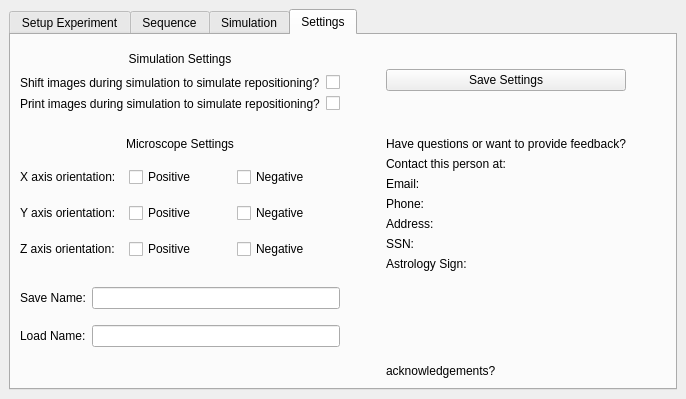
<?xml version="1.0" encoding="UTF-8"?>
<ui version="4.0">
 <class>MainWindow</class>
 <widget class="QMainWindow" name="MainWindow">
  <property name="geometry">
   <rect>
    <x>0</x>
    <y>0</y>
    <width>603</width>
    <height>348</height>
   </rect>
  </property>
  <property name="windowTitle">
   <string>Root Tracker v2.0</string>
  </property>
  <widget class="QWidget" name="centralwidget">
   <layout class="QGridLayout" name="gridLayout_7">
    <item row="1" column="0">
     <layout class="QGridLayout" name="gridLayout">
      <item row="0" column="1">
       <widget class="QTabWidget" name="tabWidget">
        <property name="tabShape">
         <enum>QTabWidget::Rounded</enum>
        </property>
        <property name="currentIndex">
         <number>3</number>
        </property>
        <widget class="QWidget" name="setup">
         <attribute name="title">
          <string>Setup Experiment</string>
         </attribute>
         <layout class="QGridLayout" name="gridLayout_2">
          <item row="0" column="0">
           <layout class="QVBoxLayout" name="verticalLayout">
            <item>
             <widget class="QLabel" name="label_10">
              <property name="text">
               <string>Saved Configurations</string>
              </property>
              <property name="alignment">
               <set>Qt::AlignCenter</set>
              </property>
              <property name="wordWrap">
               <bool>false</bool>
              </property>
             </widget>
            </item>
           </layout>
          </item>
          <item row="1" column="0">
           <layout class="QGridLayout" name="gridLayout_5">
            <item row="0" column="0">
             <widget class="QTreeWidget" name="treeWidget">
              <column>
               <property name="text">
                <string>File</string>
               </property>
              </column>
              <column>
               <property name="text">
                <string>Date Modified</string>
               </property>
              </column>
             </widget>
            </item>
           </layout>
          </item>
          <item row="4" column="1" rowspan="3">
           <layout class="QHBoxLayout" name="horizontalLayout" stretch="0,0">
            <item>
             <widget class="QPushButton" name="save">
              <property name="text">
               <string>Save Settings</string>
              </property>
             </widget>
            </item>
            <item>
             <widget class="QPushButton" name="clear">
              <property name="text">
               <string>Clear Settings</string>
              </property>
             </widget>
            </item>
           </layout>
          </item>
          <item row="0" column="1" rowspan="2">
           <layout class="QGridLayout" name="gridLayout_6">
            <item row="10" column="1">
             <widget class="QComboBox" name="comboBox">
              <item>
               <property name="text">
                <string>Point matching image registration (PMIR)</string>
               </property>
              </item>
              <item>
               <property name="text">
                <string>Center of mass registration (CMOR)</string>
               </property>
              </item>
              <item>
               <property name="text">
                <string>Trained root mean square registration (RMSR)</string>
               </property>
              </item>
             </widget>
            </item>
            <item row="5" column="0">
             <widget class="QLabel" name="label_6">
              <property name="text">
               <string>Image Width:</string>
              </property>
              <property name="buddy">
               <cstring>width</cstring>
              </property>
             </widget>
            </item>
            <item row="8" column="1">
             <widget class="QLineEdit" name="specimennum">
              <property name="sizePolicy">
               <sizepolicy hsizetype="Minimum" vsizetype="Fixed">
                <horstretch>0</horstretch>
                <verstretch>0</verstretch>
               </sizepolicy>
              </property>
             </widget>
            </item>
            <item row="7" column="1">
             <widget class="QLineEdit" name="timestamps">
              <property name="sizePolicy">
               <sizepolicy hsizetype="Minimum" vsizetype="Fixed">
                <horstretch>0</horstretch>
                <verstretch>0</verstretch>
               </sizepolicy>
              </property>
             </widget>
            </item>
            <item row="3" column="0">
             <widget class="QLabel" name="label_7">
              <property name="text">
               <string>XY Pixel Res:</string>
              </property>
              <property name="buddy">
               <cstring>xyres</cstring>
              </property>
             </widget>
            </item>
            <item row="7" column="0">
             <widget class="QLabel" name="label_3">
              <property name="text">
               <string>Time Stamps:</string>
              </property>
              <property name="buddy">
               <cstring>timestamps</cstring>
              </property>
             </widget>
            </item>
            <item row="0" column="1">
             <widget class="QLineEdit" name="config">
              <property name="sizePolicy">
               <sizepolicy hsizetype="Expanding" vsizetype="Fixed">
                <horstretch>0</horstretch>
                <verstretch>0</verstretch>
               </sizepolicy>
              </property>
             </widget>
            </item>
            <item row="9" column="0" colspan="2">
             <widget class="QPushButton" name="pushButton">
              <property name="text">
               <string>Specimen Configurations</string>
              </property>
             </widget>
            </item>
            <item row="3" column="1">
             <widget class="QLineEdit" name="xyres">
              <property name="sizePolicy">
               <sizepolicy hsizetype="Minimum" vsizetype="Fixed">
                <horstretch>0</horstretch>
                <verstretch>0</verstretch>
               </sizepolicy>
              </property>
             </widget>
            </item>
            <item row="8" column="0">
             <widget class="QLabel" name="label_2">
              <property name="text">
               <string>Number of Specimen(s):</string>
              </property>
              <property name="buddy">
               <cstring>specimennum</cstring>
              </property>
             </widget>
            </item>
            <item row="6" column="0">
             <widget class="QLabel" name="label_5">
              <property name="text">
               <string>Image Height:</string>
              </property>
              <property name="buddy">
               <cstring>height</cstring>
              </property>
             </widget>
            </item>
            <item row="1" column="1">
             <widget class="QLineEdit" name="thresh">
              <property name="sizePolicy">
               <sizepolicy hsizetype="Minimum" vsizetype="Fixed">
                <horstretch>0</horstretch>
                <verstretch>0</verstretch>
               </sizepolicy>
              </property>
             </widget>
            </item>
            <item row="5" column="2">
             <widget class="QLabel" name="label_27">
              <property name="text">
               <string>Px</string>
              </property>
             </widget>
            </item>
            <item row="10" column="0">
             <widget class="QLabel" name="label_25">
              <property name="text">
               <string>Registration Method:</string>
              </property>
              <property name="buddy">
               <cstring>comboBox</cstring>
              </property>
             </widget>
            </item>
            <item row="0" column="0">
             <widget class="QLabel" name="label">
              <property name="text">
               <string>Configuration  Name:</string>
              </property>
              <property name="buddy">
               <cstring>config</cstring>
              </property>
             </widget>
            </item>
            <item row="6" column="2">
             <widget class="QLabel" name="label_32">
              <property name="text">
               <string>Px</string>
              </property>
             </widget>
            </item>
            <item row="4" column="1">
             <widget class="QLineEdit" name="imagefreq">
              <property name="sizePolicy">
               <sizepolicy hsizetype="Minimum" vsizetype="Fixed">
                <horstretch>0</horstretch>
                <verstretch>0</verstretch>
               </sizepolicy>
              </property>
             </widget>
            </item>
            <item row="6" column="1">
             <widget class="QLineEdit" name="height">
              <property name="sizePolicy">
               <sizepolicy hsizetype="Minimum" vsizetype="Fixed">
                <horstretch>0</horstretch>
                <verstretch>0</verstretch>
               </sizepolicy>
              </property>
             </widget>
            </item>
            <item row="2" column="1">
             <widget class="QLineEdit" name="zres">
              <property name="sizePolicy">
               <sizepolicy hsizetype="Minimum" vsizetype="Fixed">
                <horstretch>0</horstretch>
                <verstretch>0</verstretch>
               </sizepolicy>
              </property>
             </widget>
            </item>
            <item row="2" column="0">
             <widget class="QLabel" name="label_8">
              <property name="text">
               <string>Z Axial Res:</string>
              </property>
              <property name="buddy">
               <cstring>zres</cstring>
              </property>
             </widget>
            </item>
            <item row="1" column="0">
             <widget class="QLabel" name="label_9">
              <property name="text">
               <string>16 bit Threshold:</string>
              </property>
              <property name="buddy">
               <cstring>thresh</cstring>
              </property>
             </widget>
            </item>
            <item row="5" column="1">
             <widget class="QLineEdit" name="width">
              <property name="sizePolicy">
               <sizepolicy hsizetype="Minimum" vsizetype="Fixed">
                <horstretch>0</horstretch>
                <verstretch>0</verstretch>
               </sizepolicy>
              </property>
             </widget>
            </item>
            <item row="4" column="0">
             <widget class="QLabel" name="label_4">
              <property name="text">
               <string>Image Frequency:</string>
              </property>
              <property name="buddy">
               <cstring>imagefreq</cstring>
              </property>
             </widget>
            </item>
            <item row="4" column="2">
             <widget class="QComboBox" name="comboBox_2">
              <item>
               <property name="text">
                <string>Secs</string>
               </property>
              </item>
              <item>
               <property name="text">
                <string>Mins</string>
               </property>
              </item>
              <item>
               <property name="text">
                <string>Hrs</string>
               </property>
              </item>
             </widget>
            </item>
            <item row="2" column="2">
             <widget class="QComboBox" name="comboBox_3">
              <item>
               <property name="text">
                <string>nm</string>
               </property>
              </item>
              <item>
               <property name="text">
                <string>um</string>
               </property>
              </item>
              <item>
               <property name="text">
                <string>mm</string>
               </property>
              </item>
             </widget>
            </item>
            <item row="3" column="2">
             <widget class="QComboBox" name="comboBox_4">
              <item>
               <property name="text">
                <string>nm</string>
               </property>
              </item>
              <item>
               <property name="text">
                <string>um</string>
               </property>
              </item>
              <item>
               <property name="text">
                <string>mm</string>
               </property>
              </item>
             </widget>
            </item>
           </layout>
          </item>
         </layout>
        </widget>
        <widget class="QWidget" name="sequence">
         <attribute name="title">
          <string>Sequence</string>
         </attribute>
        </widget>
        <widget class="QWidget" name="simulation">
         <attribute name="title">
          <string>Simulation</string>
         </attribute>
        </widget>
        <widget class="QWidget" name="settings">
         <attribute name="title">
          <string>Settings</string>
         </attribute>
         <layout class="QGridLayout" name="gridLayout_4">
          <item row="7" column="2">
           <spacer name="verticalSpacer_2">
            <property name="orientation">
             <enum>Qt::Vertical</enum>
            </property>
            <property name="sizeType">
             <enum>QSizePolicy::Fixed</enum>
            </property>
            <property name="sizeHint" stdset="0">
             <size>
              <width>20</width>
              <height>80</height>
             </size>
            </property>
           </spacer>
          </item>
          <item row="1" column="1">
           <spacer name="horizontalSpacer">
            <property name="orientation">
             <enum>Qt::Horizontal</enum>
            </property>
            <property name="sizeType">
             <enum>QSizePolicy::Fixed</enum>
            </property>
            <property name="sizeHint" stdset="0">
             <size>
              <width>40</width>
              <height>20</height>
             </size>
            </property>
           </spacer>
          </item>
          <item row="1" column="3">
           <spacer name="horizontalSpacer_3">
            <property name="orientation">
             <enum>Qt::Horizontal</enum>
            </property>
            <property name="sizeType">
             <enum>QSizePolicy::Fixed</enum>
            </property>
            <property name="sizeHint" stdset="0">
             <size>
              <width>40</width>
              <height>10</height>
             </size>
            </property>
           </spacer>
          </item>
          <item row="6" column="2">
           <layout class="QVBoxLayout" name="verticalLayout_7">
            <item>
             <widget class="QLabel" name="label_19">
              <property name="text">
               <string>Contact this person at:</string>
              </property>
             </widget>
            </item>
            <item>
             <widget class="QLabel" name="label_20">
              <property name="text">
               <string>Email:</string>
              </property>
             </widget>
            </item>
            <item>
             <widget class="QLabel" name="label_21">
              <property name="text">
               <string>Phone:</string>
              </property>
             </widget>
            </item>
            <item>
             <widget class="QLabel" name="label_23">
              <property name="text">
               <string>Address:</string>
              </property>
             </widget>
            </item>
            <item>
             <widget class="QLabel" name="label_24">
              <property name="text">
               <string>SSN:</string>
              </property>
             </widget>
            </item>
            <item>
             <widget class="QLabel" name="label_26">
              <property name="text">
               <string>Astrology Sign:</string>
              </property>
             </widget>
            </item>
           </layout>
          </item>
          <item row="3" column="0">
           <spacer name="verticalSpacer_4">
            <property name="orientation">
             <enum>Qt::Vertical</enum>
            </property>
            <property name="sizeType">
             <enum>QSizePolicy::Fixed</enum>
            </property>
            <property name="sizeHint" stdset="0">
             <size>
              <width>20</width>
              <height>20</height>
             </size>
            </property>
           </spacer>
          </item>
          <item row="0" column="0">
           <spacer name="verticalSpacer_3">
            <property name="orientation">
             <enum>Qt::Vertical</enum>
            </property>
            <property name="sizeType">
             <enum>QSizePolicy::Fixed</enum>
            </property>
            <property name="sizeHint" stdset="0">
             <size>
              <width>20</width>
              <height>5</height>
             </size>
            </property>
           </spacer>
          </item>
          <item row="8" column="0">
           <spacer name="verticalSpacer">
            <property name="orientation">
             <enum>Qt::Vertical</enum>
            </property>
            <property name="sizeType">
             <enum>QSizePolicy::Expanding</enum>
            </property>
            <property name="sizeHint" stdset="0">
             <size>
              <width>20</width>
              <height>40</height>
             </size>
            </property>
           </spacer>
          </item>
          <item row="4" column="0">
           <layout class="QVBoxLayout" name="verticalLayout_2">
            <item>
             <widget class="QLabel" name="label_14">
              <property name="text">
               <string>Microscope Settings</string>
              </property>
              <property name="alignment">
               <set>Qt::AlignCenter</set>
              </property>
             </widget>
            </item>
           </layout>
          </item>
          <item row="1" column="0">
           <layout class="QVBoxLayout" name="verticalLayout_3">
            <item>
             <widget class="QLabel" name="label_13">
              <property name="text">
               <string>Simulation Settings</string>
              </property>
              <property name="alignment">
               <set>Qt::AlignCenter</set>
              </property>
             </widget>
            </item>
           </layout>
          </item>
          <item row="1" column="2" rowspan="2">
           <layout class="QVBoxLayout" name="verticalLayout_4">
            <item>
             <widget class="QPushButton" name="pushButton_2">
              <property name="text">
               <string>Save Settings</string>
              </property>
             </widget>
            </item>
           </layout>
          </item>
          <item row="4" column="2">
           <layout class="QVBoxLayout" name="verticalLayout_5">
            <item>
             <widget class="QLabel" name="label_18">
              <property name="text">
               <string>Have questions or want to provide feedback?</string>
              </property>
             </widget>
            </item>
           </layout>
          </item>
          <item row="8" column="2">
           <widget class="QLabel" name="label_22">
            <property name="text">
             <string>acknowledgements? </string>
            </property>
           </widget>
          </item>
          <item row="6" column="0">
           <layout class="QGridLayout" name="gridLayout_3">
            <item row="1" column="1">
             <widget class="QCheckBox" name="checkBox_5">
              <property name="text">
               <string>Positive</string>
              </property>
             </widget>
            </item>
            <item row="0" column="1">
             <widget class="QCheckBox" name="checkBox_3">
              <property name="text">
               <string>Positive</string>
              </property>
             </widget>
            </item>
            <item row="1" column="2">
             <widget class="QCheckBox" name="checkBox_6">
              <property name="text">
               <string>Negative</string>
              </property>
             </widget>
            </item>
            <item row="2" column="0">
             <widget class="QLabel" name="label_17">
              <property name="text">
               <string>Z axis orientation:</string>
              </property>
             </widget>
            </item>
            <item row="0" column="0">
             <widget class="QLabel" name="label_15">
              <property name="text">
               <string>X axis orientation:</string>
              </property>
             </widget>
            </item>
            <item row="2" column="1">
             <widget class="QCheckBox" name="checkBox_7">
              <property name="text">
               <string>Positive</string>
              </property>
             </widget>
            </item>
            <item row="2" column="2">
             <widget class="QCheckBox" name="checkBox_8">
              <property name="text">
               <string>Negative</string>
              </property>
             </widget>
            </item>
            <item row="1" column="0">
             <widget class="QLabel" name="label_16">
              <property name="text">
               <string>Y axis orientation:</string>
              </property>
             </widget>
            </item>
            <item row="0" column="2">
             <widget class="QCheckBox" name="checkBox_4">
              <property name="text">
               <string>Negative</string>
              </property>
             </widget>
            </item>
           </layout>
          </item>
          <item row="2" column="0">
           <layout class="QFormLayout" name="formLayout_2">
            <item row="0" column="0">
             <widget class="QLabel" name="label_11">
              <property name="text">
               <string>Shift images during simulation to simulate repositioning?</string>
              </property>
             </widget>
            </item>
            <item row="1" column="0">
             <widget class="QLabel" name="label_12">
              <property name="text">
               <string>Print images during simulation to simulate repositioning?</string>
              </property>
             </widget>
            </item>
            <item row="0" column="1">
             <widget class="QCheckBox" name="checkBox">
              <property name="text">
               <string/>
              </property>
             </widget>
            </item>
            <item row="1" column="1">
             <widget class="QCheckBox" name="checkBox_2">
              <property name="text">
               <string/>
              </property>
             </widget>
            </item>
           </layout>
          </item>
          <item row="7" column="0">
           <layout class="QGridLayout" name="gridLayout_8">
            <item row="0" column="0">
             <widget class="QLabel" name="label_35">
              <property name="text">
               <string>Save Name:</string>
              </property>
             </widget>
            </item>
            <item row="1" column="0">
             <widget class="QLabel" name="label_36">
              <property name="text">
               <string>Load Name:</string>
              </property>
             </widget>
            </item>
            <item row="0" column="1">
             <widget class="QLineEdit" name="lineEdit"/>
            </item>
            <item row="1" column="1">
             <widget class="QLineEdit" name="lineEdit_2"/>
            </item>
           </layout>
          </item>
         </layout>
        </widget>
       </widget>
      </item>
     </layout>
    </item>
   </layout>
  </widget>
 </widget>
 <resources/>
 <connections>
  <connection>
   <sender>checkBox_3</sender>
   <signal>clicked(bool)</signal>
   <receiver>checkBox_4</receiver>
   <slot>setDisabled(bool)</slot>
   <hints>
    <hint type="sourcelabel">
     <x>131</x>
     <y>145</y>
    </hint>
    <hint type="destinationlabel">
     <x>205</x>
     <y>150</y>
    </hint>
   </hints>
  </connection>
  <connection>
   <sender>checkBox_4</sender>
   <signal>clicked(bool)</signal>
   <receiver>checkBox_3</receiver>
   <slot>setDisabled(bool)</slot>
   <hints>
    <hint type="sourcelabel">
     <x>186</x>
     <y>149</y>
    </hint>
    <hint type="destinationlabel">
     <x>129</x>
     <y>151</y>
    </hint>
   </hints>
  </connection>
  <connection>
   <sender>checkBox_5</sender>
   <signal>clicked(bool)</signal>
   <receiver>checkBox_6</receiver>
   <slot>setDisabled(bool)</slot>
   <hints>
    <hint type="sourcelabel">
     <x>128</x>
     <y>175</y>
    </hint>
    <hint type="destinationlabel">
     <x>194</x>
     <y>174</y>
    </hint>
   </hints>
  </connection>
  <connection>
   <sender>checkBox_6</sender>
   <signal>clicked(bool)</signal>
   <receiver>checkBox_5</receiver>
   <slot>setDisabled(bool)</slot>
   <hints>
    <hint type="sourcelabel">
     <x>239</x>
     <y>177</y>
    </hint>
    <hint type="destinationlabel">
     <x>136</x>
     <y>180</y>
    </hint>
   </hints>
  </connection>
  <connection>
   <sender>checkBox_7</sender>
   <signal>clicked(bool)</signal>
   <receiver>checkBox_8</receiver>
   <slot>setDisabled(bool)</slot>
   <hints>
    <hint type="sourcelabel">
     <x>134</x>
     <y>205</y>
    </hint>
    <hint type="destinationlabel">
     <x>199</x>
     <y>202</y>
    </hint>
   </hints>
  </connection>
  <connection>
   <sender>checkBox_8</sender>
   <signal>clicked(bool)</signal>
   <receiver>checkBox_7</receiver>
   <slot>setDisabled(bool)</slot>
   <hints>
    <hint type="sourcelabel">
     <x>200</x>
     <y>200</y>
    </hint>
    <hint type="destinationlabel">
     <x>146</x>
     <y>202</y>
    </hint>
   </hints>
  </connection>
  <connection>
   <sender>clear</sender>
   <signal>clicked()</signal>
   <receiver>height</receiver>
   <slot>clear()</slot>
   <hints>
    <hint type="sourcelabel">
     <x>514</x>
     <y>321</y>
    </hint>
    <hint type="destinationlabel">
     <x>527</x>
     <y>185</y>
    </hint>
   </hints>
  </connection>
  <connection>
   <sender>clear</sender>
   <signal>clicked()</signal>
   <receiver>width</receiver>
   <slot>clear()</slot>
   <hints>
    <hint type="sourcelabel">
     <x>577</x>
     <y>316</y>
    </hint>
    <hint type="destinationlabel">
     <x>566</x>
     <y>66</y>
    </hint>
   </hints>
  </connection>
  <connection>
   <sender>clear</sender>
   <signal>clicked()</signal>
   <receiver>thresh</receiver>
   <slot>clear()</slot>
   <hints>
    <hint type="sourcelabel">
     <x>503</x>
     <y>324</y>
    </hint>
    <hint type="destinationlabel">
     <x>484</x>
     <y>93</y>
    </hint>
   </hints>
  </connection>
  <connection>
   <sender>clear</sender>
   <signal>clicked()</signal>
   <receiver>specimennum</receiver>
   <slot>clear()</slot>
   <hints>
    <hint type="sourcelabel">
     <x>500</x>
     <y>320</y>
    </hint>
    <hint type="destinationlabel">
     <x>495</x>
     <y>231</y>
    </hint>
   </hints>
  </connection>
  <connection>
   <sender>clear</sender>
   <signal>clicked()</signal>
   <receiver>timestamps</receiver>
   <slot>clear()</slot>
   <hints>
    <hint type="sourcelabel">
     <x>535</x>
     <y>320</y>
    </hint>
    <hint type="destinationlabel">
     <x>555</x>
     <y>204</y>
    </hint>
   </hints>
  </connection>
  <connection>
   <sender>clear</sender>
   <signal>clicked()</signal>
   <receiver>config</receiver>
   <slot>clear()</slot>
   <hints>
    <hint type="sourcelabel">
     <x>468</x>
     <y>317</y>
    </hint>
    <hint type="destinationlabel">
     <x>504</x>
     <y>43</y>
    </hint>
   </hints>
  </connection>
  <connection>
   <sender>clear</sender>
   <signal>clicked()</signal>
   <receiver>zres</receiver>
   <slot>clear()</slot>
   <hints>
    <hint type="sourcelabel">
     <x>506</x>
     <y>315</y>
    </hint>
    <hint type="destinationlabel">
     <x>513</x>
     <y>118</y>
    </hint>
   </hints>
  </connection>
  <connection>
   <sender>clear</sender>
   <signal>clicked()</signal>
   <receiver>xyres</receiver>
   <slot>clear()</slot>
   <hints>
    <hint type="sourcelabel">
     <x>573</x>
     <y>319</y>
    </hint>
    <hint type="destinationlabel">
     <x>543</x>
     <y>133</y>
    </hint>
   </hints>
  </connection>
  <connection>
   <sender>clear</sender>
   <signal>clicked()</signal>
   <receiver>imagefreq</receiver>
   <slot>clear()</slot>
   <hints>
    <hint type="sourcelabel">
     <x>504</x>
     <y>316</y>
    </hint>
    <hint type="destinationlabel">
     <x>482</x>
     <y>156</y>
    </hint>
   </hints>
  </connection>
 </connections>
</ui>
